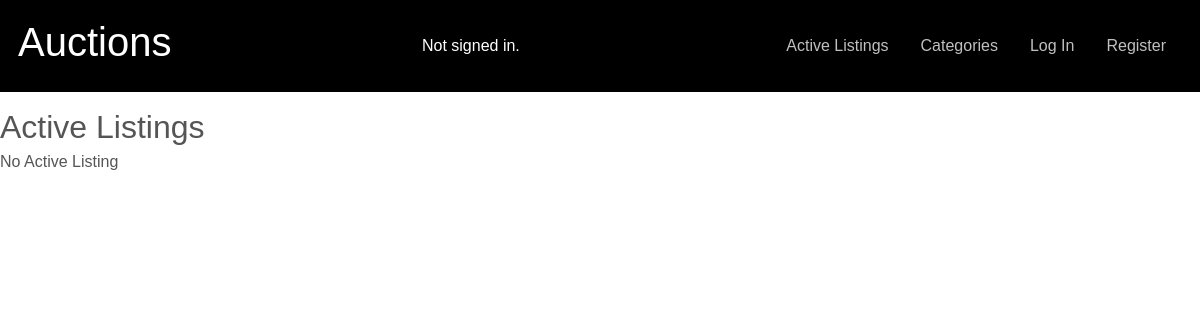
The app's page /, older data.
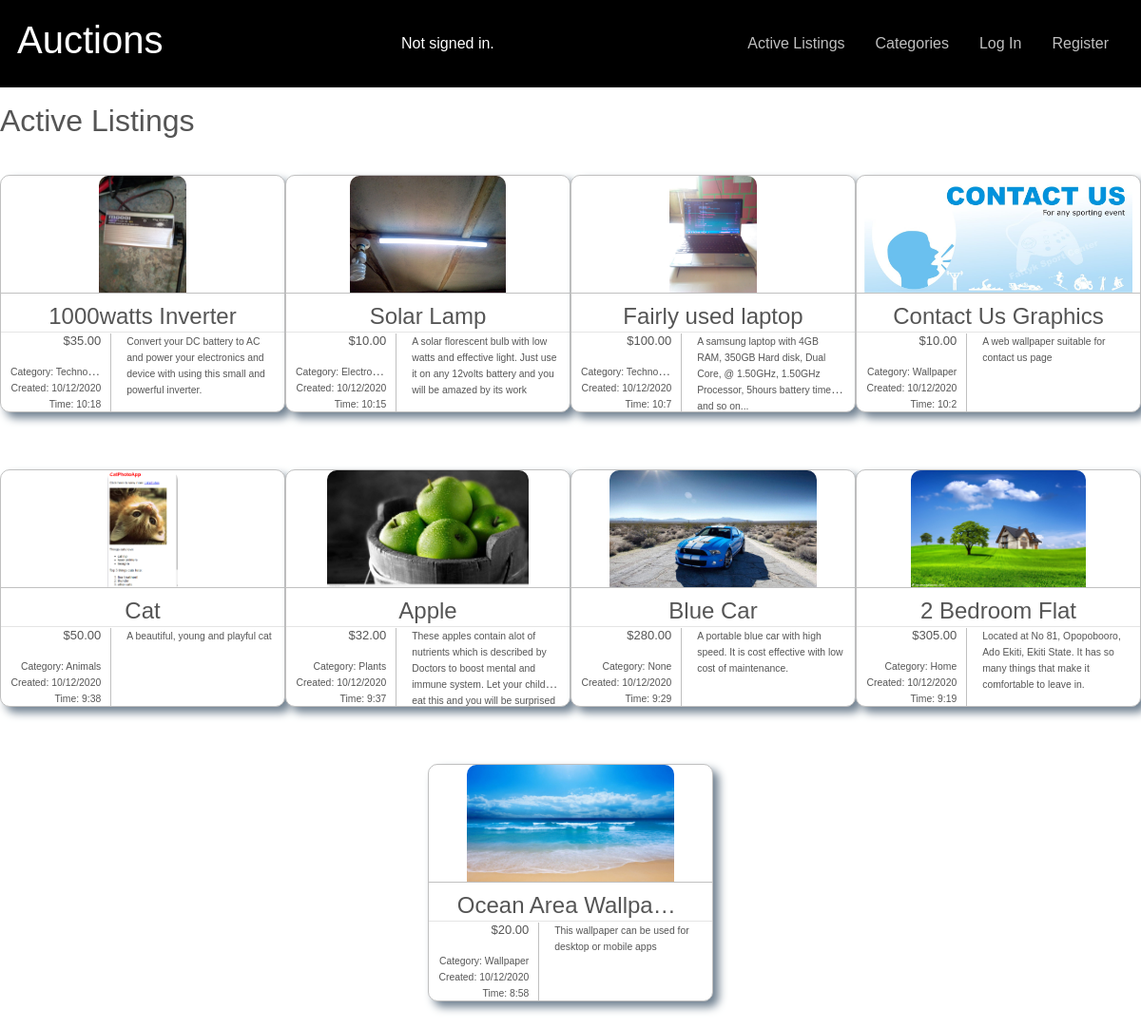
The same page, newer data.
### auctions/models.py (models this page shows, shortened)
class Listing(models.Model):
    title = models.CharField(max_length=64)
    description = models.TextField(max_length=300)
    c_price = models.IntegerField()
    image = models.ImageField(upload_to=image_directory_path)
    category = models.ForeignKey(Category, blank=True, null=True, on_delete=models.CASCADE, related_name="input_cat")
    highest_bidder = models.ForeignKey(User, blank=True, null=True, on_delete=models.CASCADE, related_name="highest_bidder")
    user = models.ForeignKey(User, blank=True, null= True, on_delete=models.CASCADE, related_name="uploader")
    date = models.DateTimeField(auto_now_add=True, null=True)

class Category(models.Model):
    category = models.CharField(max_length=20, unique=True)

### auctions/views.py (the view)
# urls.py: path("", views.index, name="index"),
def index(request):
    listings = Listing.objects.all()[::-1]
    for listing in listings:
        item = re.sub("^.*/auctions/", "/auctions/", listing.image.url)
        listing.image = item
    return render(request, "auctions/index.html",{
        "listings":listings,
        "title":"Active Listings",
    })

### auctions/templates/auctions/index.html (shortened to what this page needs)
{% extends "auctions/layout.html" %}
{% load static %}
{% block head %}
    <link rel="stylesheet" href="{% static 'auctions/index.css' %}">
{% endblock %}
{% block body %}
<h2>{{title}}</h2>
    <section class="main">
        {% for listing in listings %}
            <section class="item-container">
                <a href="{% url 'listing' listing.id %}"><div class="for-img"><img src="{% static listing.image %}" alt="image here"></div>
                    <h4 class="list-title">{{listing.title}}</h4>
                    <hr>
                        <div class="for-content">
                            <div class="price">
                                <p>${{listing.c_price}}.00</p>
                                <small>Category: <span>{{ listing.category.category }}</span></small><br>
                                <small>Created: <span>{{listing.date.day }}/{{listing.date.month}}/{{listing.date.year }}</span></small><br>
                                <small>Time: <span>{{listing.date.hour }}:{{listing.date.minute}}</span></small>
                            </div>
                            <div class="description"><small>{{listing.description}}</small></div>
                        </div>
                    </a>
            </section>
        {% empty %}
            No Active Listing
        {% endfor %}
    </section>
{% endblock %}

### auctions/templates/auctions/layout.html (shortened to what this page needs)
{% load static %}
<!DOCTYPE html>
<html lang="en">
    <head>
        <link rel="stylesheet" href="https://stackpath.bootstrapcdn.com/bootstrap/4.4.1/css/bootstrap.min.css">
        <link href="{% static 'auctions/styles.css' %}" rel="stylesheet">
        {% block head %}{% endblock %}
    </head>
    <body>
        <div class="d-flex justify-content-md-between heading">
            <h1 class="p-2 align-self-center">Auctions</h1>
            <div class="nav-item p-2 align-self-center">
                {% if user.is_authenticated %}
                    Welcome <strong>{{ user.username }}</strong>.
                {% else %}
                    Not signed in.
                {% endif %}
            </div>
            <ul class="nav p-2 align-self-center">
                <li class="nav-item">
                    <a class="nav-link" href="{% url 'index' %}">Active Listings</a>
                </li>
                <li class="nav-item">
                    <a class="nav-link" href="{% url 'categories' %}">Categories</a>
                </li>
                {% if user.is_authenticated %}
                    <li class="nav-item">
                        <a class="nav-link" href="{% url 'watch' %}">Watch List</a>
                    </li>
                    <li class="nav-item">
                        <a class="nav-link" href="{% url 'createList' %}">Create Listing</a>
                    </li>
                    <li class="nav-item">
                        <a class="nav-link" href="{% url 'won' %}">Win Bid(s)</a>
                    </li>
                    <li class="nav-item">
                        <a class="nav-link" href="{% url 'logout' %}">Log Out</a>
                    </li>
                {% else %}
                    <li class="nav-item">
                        <a class="nav-link" href="{% url 'login' %}">Log In</a>
                    </li>
                    <li class="nav-item">
                        <a class="nav-link" href="{% url 'register' %}">Register</a>
                    </li>
                {% endif %}
            </ul>
        </div>
        <br>
        {% block body %}
        {% endblock %}
    </body>
</html>

### auctions/static/auctions/styles.css (style rules this page uses)
.heading { padding: 10px; background-color: black; color: #fff; }
.heading a { color: silver; }

### auctions/static/auctions/index.css (style rules this page uses)
body { margin: 0px; font-family: arial, sans-serif; color: #222; line-height: 16px; color: #555; }
img { display: block; max-width: 100%; }
hr { margin: 1px 0; }
.main { width: 100%; display: flex; flex-wrap: wrap; }
.main .item-container { margin: 30px auto; box-sizing: border-box; width: 300px; height: 250px; border: 1px solid silver; border-radius: 10px; box-shadow: 6px 6px 10px slategray; font-size: small; background-color: #fff !important; }
.main .item-container a { text-decoration: none; color: inherit; }
.main .item-container a .for-img { height: 50%; border-top-left-radius: 10px; border-top-right-radius: 10px; border-bottom: 1px solid silver; }
.main .item-container a .for-img img { max-height: 100%; margin: 0px auto; border-top-left-radius: 10px; border-top-right-radius: 10px; }
.main .item-container a .list-title { width: 80%; text-align: center; margin: 0px auto; padding-top: 10px; overflow: hidden; text-overflow: ellipsis; white-space: nowrap; }
.main .item-container a .for-content { display: flex; justify-content: space-between; }
.main .item-container a .for-content .price { width: 39%; border-right: 1px solid silver; text-align: right; padding: 0px 10px; overflow: hidden; text-overflow: ellipsis; white-space: nowrap; }
.main .item-container a .for-content .description { width: 59%; max-height: 60%; text-align: left; padding: 0px 10px; overflow: hidden; text-overflow: ellipsis; display: -webkit-box; -webkit-line-clamp: 4; -webkit-box-orient: vertical; }

Row changes from the older to the newer data that the page shows:
added Listing: image (picture), title "1000watts Inverter", c_price "35", category.category "Technology", date.day "10", date.month "12", date.year "2020", date.hour "10", date.minute "18", description "Convert your DC battery to AC and power your electronics and device with using this small and powerful inverter."
added Listing: image (picture), title "Solar Lamp", c_price "10", category.category "Electronics", date.day "10", date.month "12", date.year "2020", date.hour "10", date.minute "15", description "A solar florescent bulb with low watts and effective light. Just use it on any 12volts battery and you will be amazed by its work"
added Listing: image (picture), title "Fairly used laptop", c_price "100", category.category "Technology", date.day "10", date.month "12", date.year "2020", date.hour "10", date.minute "7", description "A samsung laptop with 4GB RAM, 350GB Hard disk, Dual Core, @ 1.50GHz, 1.50GHz Processor, 5hours battery time and so on..."
added Listing: image (picture), title "Contact Us Graphics", c_price "10", category.category "Wallpaper", date.day "10", date.month "12", date.year "2020", date.hour "10", date.minute "2", description "A web wallpaper suitable for contact us page"
added Listing: image (picture), title "Cat", c_price "50", category.category "Animals", date.day "10", date.month "12", date.year "2020", date.hour "9", date.minute "38", description "A beautiful, young and playful cat"
added Listing: image (picture), title "Apple", c_price "32", category.category "Plants", date.day "10", date.month "12", date.year "2020", date.hour "9", date.minute "37", description "These apples contain alot of nutrients which is described by Doctors to boost mental and immune system. Let your child eat this and you will be…"
added Listing: image (picture), title "Blue Car", c_price "280", category.category "None", date.day "10", date.month "12", date.year "2020", date.hour "9", date.minute "29", description "A portable blue car with high speed. It is cost effective with low cost of maintenance."
added Listing: image (picture), title "2 Bedroom Flat", c_price "305", category.category "Home", date.day "10", date.month "12", date.year "2020", date.hour "9", date.minute "19", description "Located at No 81, Opopobooro, Ado Ekiti, Ekiti State. It has so many things that make it comfortable to leave in."
added Listing: image (picture), title "Ocean Area Wallpa…", c_price "20", category.category "Wallpaper", date.day "10", date.month "12", date.year "2020", date.hour "8", date.minute "58", description "This wallpaper can be used for desktop or mobile apps"
Text that changed along with them:
text no longer shown: "No Active Listing"
